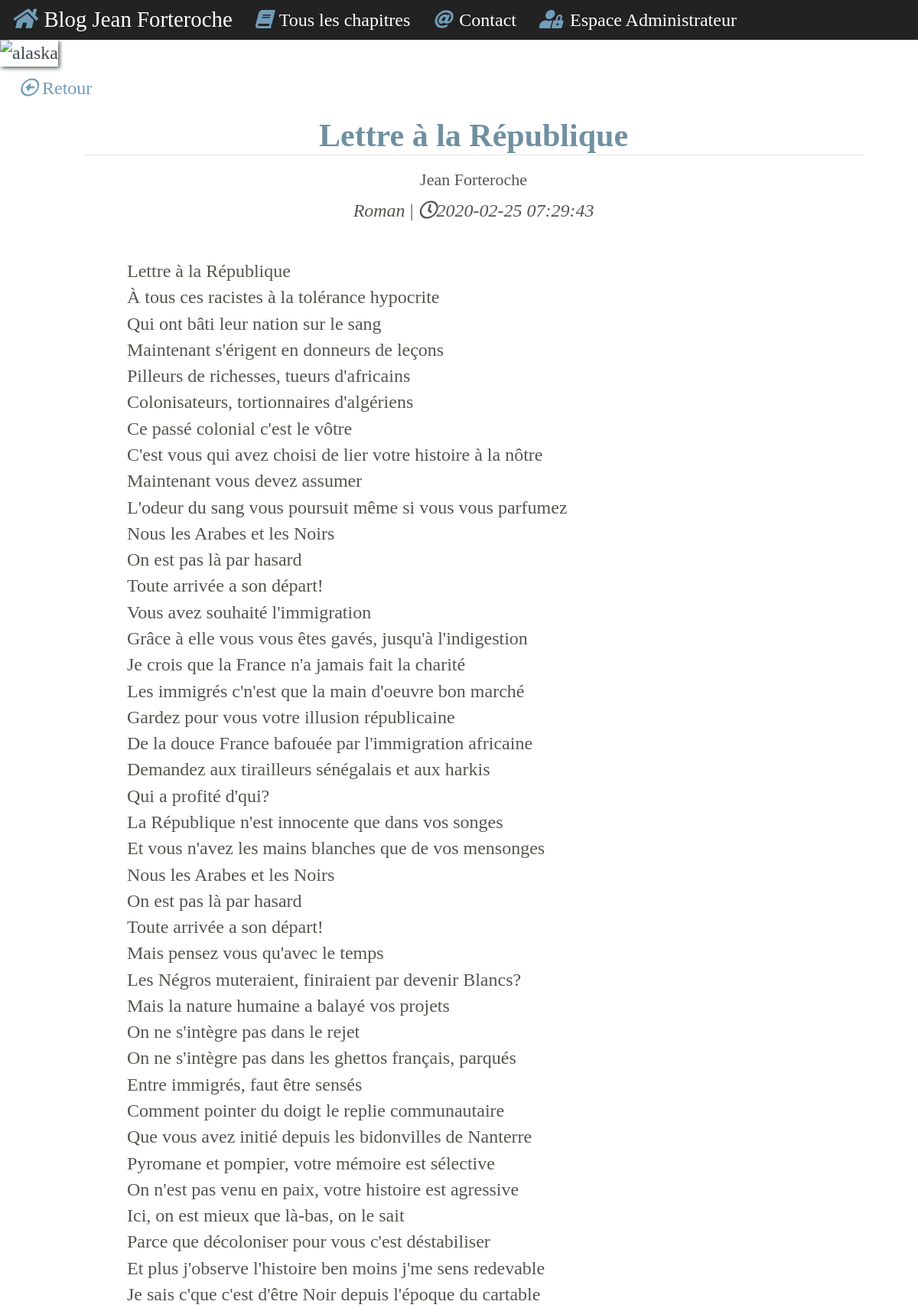
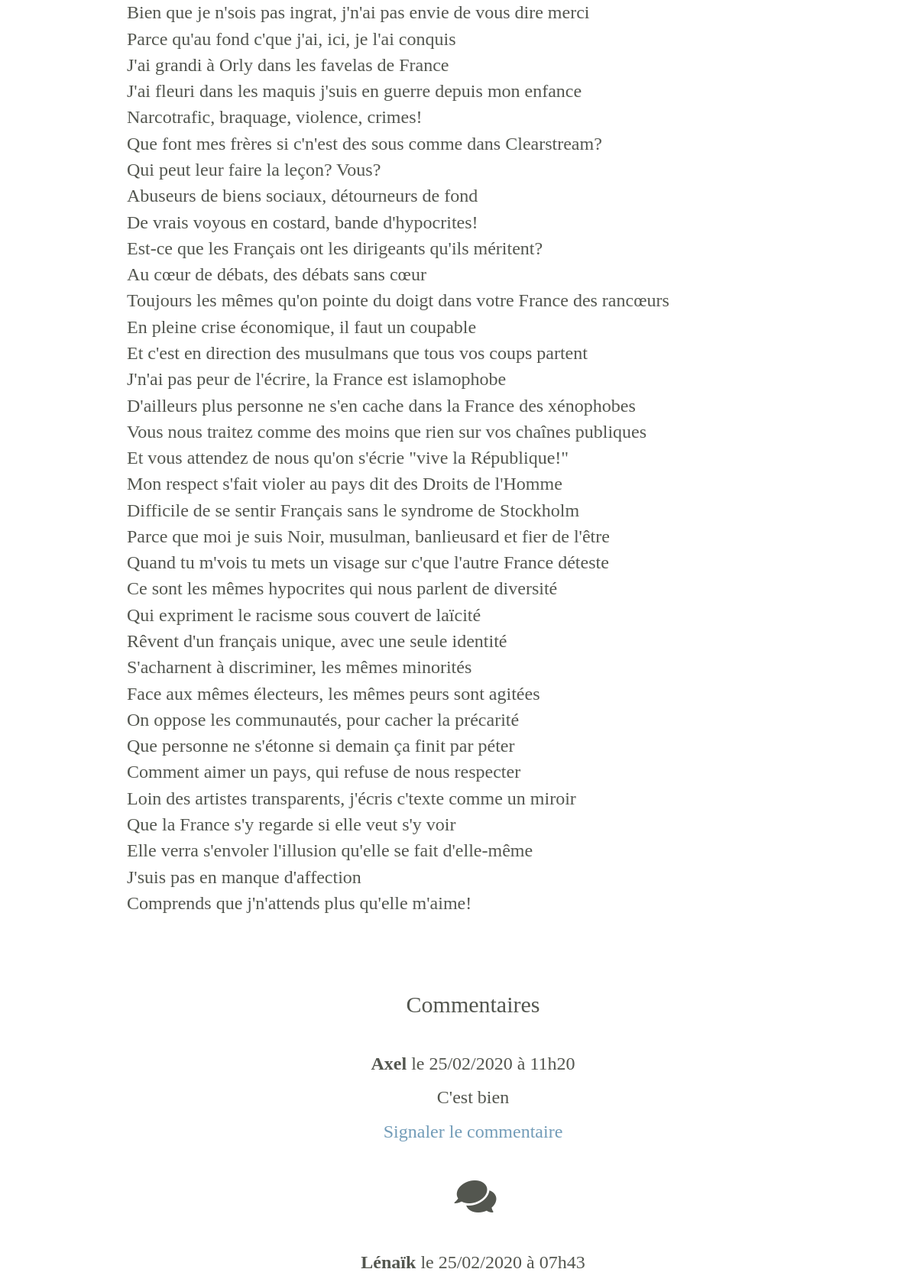
The page /index.php?action=chapitre&id=57 (upper part) on the database its author committed (2 pictures, top to bottom).
### tables this page shows
CREATE TABLE IF NOT EXISTS `chapters` (
  `id` int(11) NOT NULL AUTO_INCREMENT,
  `title` varchar(255) NOT NULL,
  `content` text NOT NULL,
  `created_date` datetime NOT NULL,
  PRIMARY KEY (`id`)
);

CREATE TABLE IF NOT EXISTS `comments` (
  `id` int(11) NOT NULL AUTO_INCREMENT,
  `author` varchar(255) NOT NULL,
  `comment` text NOT NULL,
  `comment_date` datetime NOT NULL,
  `signaled` tinyint(1) DEFAULT 0,
  `post_id` int(11) NOT NULL,
  PRIMARY KEY (`id`)
);

### index.php (called while the page is built, shortened)
<?php
require('controller/frontend.php');
$router = new Router;
$router->init();

### model/ChapterManager.php (called while the page is built, shortened)
<?php
class ChapterManager extends Manager {
  public function getChapter($chapterId) {
    $db = $this->dbConnect();
    $req = $db->prepare('SELECT `id`, `title`, `content`, `created_date` FROM chapters WHERE id = ?');
    $req->execute(array($chapterId));
    $chapter = $req->fetch();
    return $chapter;
  }
}

### model/CommentManager.php (called while the page is built, shortened)
<?php
class CommentManager extends Manager {
  public function getComments($chapterId) {
    $db = $this->dbConnect();
    $comments = $db->prepare('SELECT `id`, `author`, `comment`, DATE_FORMAT(`comment_date`, "%d/%m/%Y à %Hh%i") AS comment_date FROM comments WHERE post_id = ? ORDER BY comment_date DESC');
    $comments->execute(array($chapterId));
    return $comments;
  }
}

### view/frontend/chapterView.php (the view, shortened to what this page needs)
<session class="template-big">
    <a href="chapitres">
        <div class="goback">
          <i class="far fa-arrow-alt-circle-left"></i>
          <span class="goback-text">Retour</span>
        </div>
    </a>
    <div class="indexChapter">
                    <h1 class="title"><?= (html_entity_decode($chapter['title'])) ?></h1><h3>Jean Forteroche</h3>
                    <p class="info"><em>Roman</em> | <em><i class="far fa-clock"></i><?= $chapter['created_date']; ?> </em></p>
                                <br/>
                        <div class="item"><p style="text-align: justify;">
                        <?=(html_entity_decode($chapter['content'])) ?>
                        </div>
                <br/>
                <br/>
                  <h2 class="subtitle-page">Commentaires</h2>
                <br/>
                <?php
                while ($comment = $comments->fetch())
                {
                ?>
                            <p><strong><?= htmlspecialchars($comment['author']) ?></strong> le <?= $comment['comment_date'] ?></p>
                            <p><?= nl2br(htmlspecialchars($comment['comment'])) ?></p>
                            <a  onclick="Signal()" href="index.php?action=signaler-commentaire&id=<?=($comment['id'])?>" >Signaler le commentaire</a>
                          <br/>
                          <br/>
                          <i class="fas fa-comments fa-2x"></i>
                          <br/>
                          <br/>
                <?php
                }
                ?>
          </div>
</session>
<?php require('view/frontend/template.php'); ?>

### public/css/styleBlog.css (style rules this page uses)
html, body { margin: 0; padding: 0; border: 0; font-size: 100%; vertical-align: baseline; height: 100px; width: 100%; }
body { color: #404852; font-family:"times new roman", times, serif; font-size: 1.5em; }
h3 { font-size: 22px; text-align: -webkit-center; }
a { color: #729CB8; transition: .3s; transition-duration: .3s; }
h1.title { font-size: 42px; font-weight: 700; line-height: 1.2; margin-bottom: 1rem; border-bottom: .75px solid #e3e3e3; color:#7090A0; text-align: -webkit-center; }
.goback { margin-left: 40px; }
.item { text-align: justify; color: #53564F; width: 89%; }
.indexChapter { text-align: -webkit-center; width: 93%; margin-left: 125px; }
p { text-align: center; }

### rows shown on the page
chapters: title "Lettre à la République", created_date "2020-02-25 07:29:43", content "Lettre à la République À tous ces racistes à la tolérance hypocrite Qui ont bâti leur nation sur le sang Maintenant s'érigent en donneurs de leçons Pilleurs de richesses, tueurs d'africains Colonisateurs, tortionnaires d'algériens Ce passé colonial c'est le vôtre C'est vous qui avez choisi de lier votre histoire à la nôtre Maintenant vous devez assumer L'odeur du sang vous poursuit même si vous vous parfumez Nous les Arabes et les Noirs On est pas là par hasard Toute arrivée a son départ! Vous avez souhaité l'immigration Grâce à elle vous vous êtes gavés, jusqu'à l'indigestion Je crois que la France n'a jamais fait la charité Les immigrés c'n'est que la main d'oeuvre bon marché Gardez pour…"
comments: author "Axel", comment_date "25/02/2020 à 11h20", comment "C'est bien"
comments: author "Lénaïk", comment_date "25/02/2020 à 07h43"
